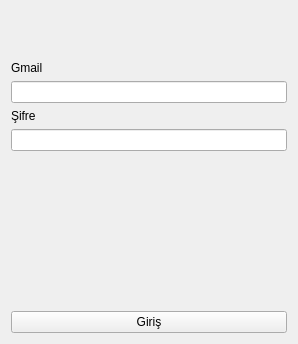
<?xml version="1.0" encoding="UTF-8"?>
<ui version="4.0">
 <class>Form</class>
 <widget class="QWidget" name="Form">
  <property name="geometry">
   <rect>
    <x>0</x>
    <y>0</y>
    <width>298</width>
    <height>344</height>
   </rect>
  </property>
  <property name="windowTitle">
   <string>Login</string>
  </property>
  <layout class="QVBoxLayout" name="verticalLayout_2">
   <item>
    <spacer name="verticalSpacer_2">
     <property name="orientation">
      <enum>Qt::Vertical</enum>
     </property>
     <property name="sizeHint" stdset="0">
      <size>
       <width>20</width>
       <height>40</height>
      </size>
     </property>
    </spacer>
   </item>
   <item>
    <layout class="QVBoxLayout" name="verticalLayout">
     <item>
      <widget class="QLabel" name="label_2">
       <property name="sizePolicy">
        <sizepolicy hsizetype="Preferred" vsizetype="Minimum">
         <horstretch>0</horstretch>
         <verstretch>0</verstretch>
        </sizepolicy>
       </property>
       <property name="text">
        <string>Gmail</string>
       </property>
      </widget>
     </item>
     <item>
      <widget class="QLineEdit" name="lineEdit_gmail"/>
     </item>
     <item>
      <widget class="QLabel" name="label">
       <property name="sizePolicy">
        <sizepolicy hsizetype="Preferred" vsizetype="Minimum">
         <horstretch>0</horstretch>
         <verstretch>0</verstretch>
        </sizepolicy>
       </property>
       <property name="text">
        <string>Şifre</string>
       </property>
      </widget>
     </item>
     <item>
      <widget class="QLineEdit" name="lineEdit_sifre">
       <property name="echoMode">
        <enum>QLineEdit::Password</enum>
       </property>
      </widget>
     </item>
     <item>
      <spacer name="verticalSpacer_3">
       <property name="orientation">
        <enum>Qt::Vertical</enum>
       </property>
       <property name="sizeHint" stdset="0">
        <size>
         <width>20</width>
         <height>40</height>
        </size>
       </property>
      </spacer>
     </item>
     <item>
      <spacer name="verticalSpacer_4">
       <property name="orientation">
        <enum>Qt::Vertical</enum>
       </property>
       <property name="sizeHint" stdset="0">
        <size>
         <width>20</width>
         <height>40</height>
        </size>
       </property>
      </spacer>
     </item>
     <item>
      <widget class="QLabel" name="label_kontrol">
       <property name="whatsThis">
        <string>&lt;html&gt;&lt;head/&gt;&lt;body&gt;&lt;p align=&quot;center&quot;&gt;&lt;br/&gt;&lt;/p&gt;&lt;/body&gt;&lt;/html&gt;</string>
       </property>
       <property name="text">
        <string>&lt;html&gt;&lt;head/&gt;&lt;body&gt;&lt;p align=&quot;center&quot;&gt;&lt;br/&gt;&lt;/p&gt;&lt;/body&gt;&lt;/html&gt;</string>
       </property>
      </widget>
     </item>
     <item>
      <spacer name="verticalSpacer">
       <property name="orientation">
        <enum>Qt::Vertical</enum>
       </property>
       <property name="sizeHint" stdset="0">
        <size>
         <width>20</width>
         <height>40</height>
        </size>
       </property>
      </spacer>
     </item>
     <item>
      <widget class="QPushButton" name="pushButton_giris">
       <property name="text">
        <string>Giriş</string>
       </property>
      </widget>
     </item>
    </layout>
   </item>
  </layout>
 </widget>
 <resources/>
 <connections/>
</ui>
